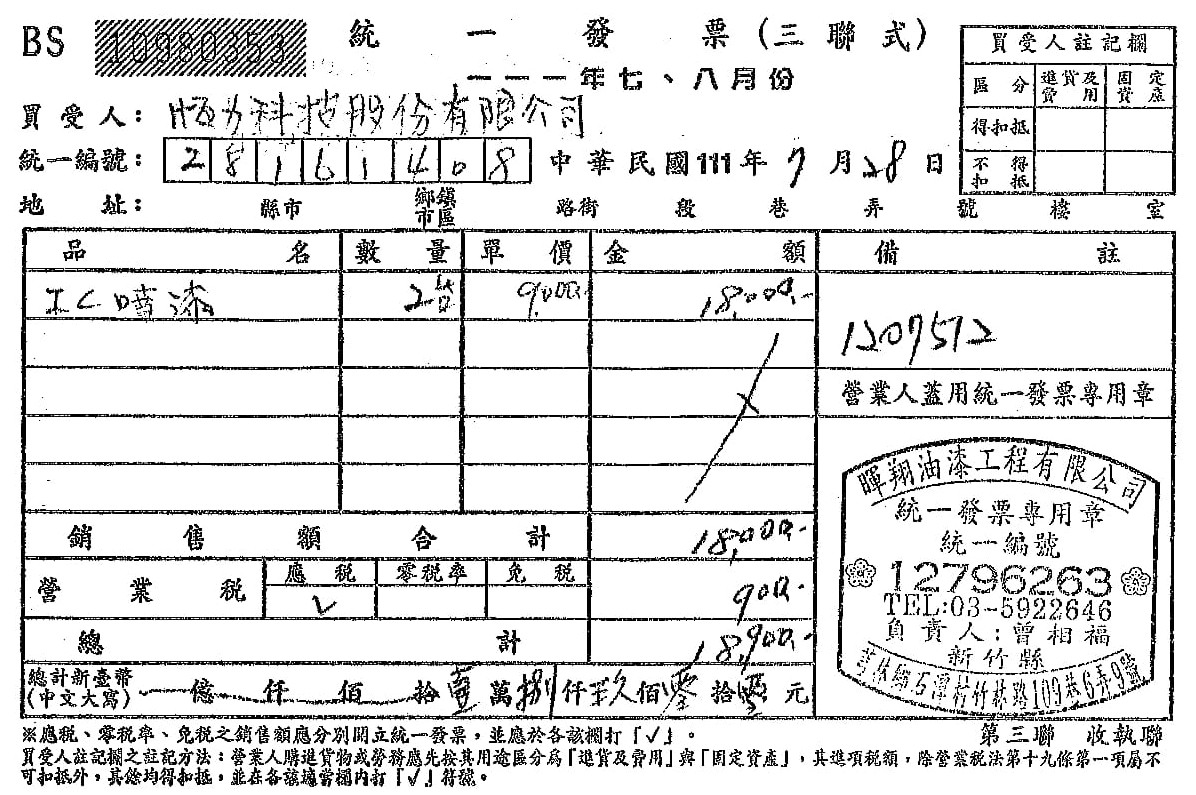
#> input picture Invoice_ocr/ocr/pdftoimage/10-1.jpg, 1196 x 795 px
$ python -i image_processing.py   (imports and definitions only)
#> lines starting #> are read from the running program, lines starting #| are printed output that depends on the picture; after the words box and inside, x2 and y2 are one past the last pixel; in counts of white or black regions, pixels touching at a corner belong together
#> further down, picture is the input picture: shape (795, 1196, 3); min 0, max 255, mean 222
import cv2
import numpy as np

# get grayscale image
def get_grayscale(image):
    return cv2.cvtColor(image, cv2.COLOR_BGR2GRAY)

# noise removal
def remove_noise(image):
    return cv2.medianBlur(image,5)

#thresholding
def thresholding(image):
    return cv2.threshold(image, 0, 255, cv2.THRESH_BINARY + cv2.THRESH_OTSU)[1]

#dilation
def dilate(image):
    kernel = np.ones((5,5),np.uint8)
    return cv2.dilate(image, kernel, iterations = 1)

#erosion
def erode(image):
    kernel = np.ones((5,5),np.uint8)
    return cv2.erode(image, kernel, iterations = 1)

#opening - erosion followed by dilation
def opening(image):
    kernel = np.ones((5,5),np.uint8)
    return cv2.morphologyEx(image, cv2.MORPH_OPEN, kernel)

#canny edge detection
def canny(image):
    return cv2.Canny(image, 100, 200)

#skew correction
# [12 lines left out: function deskew, not called in this run]

#template matching
def match_template(image, template):
    return cv2.matchTemplate(image, template, cv2.TM_CCOEFF_NORMED)


def remove_border_lines(image):
    result = image.copy()
    gray = cv2.cvtColor(image,cv2.COLOR_BGR2GRAY)
    thresh = cv2.threshold(gray, 0, 255, cv2.THRESH_BINARY_INV + cv2.THRESH_OTSU)[1]
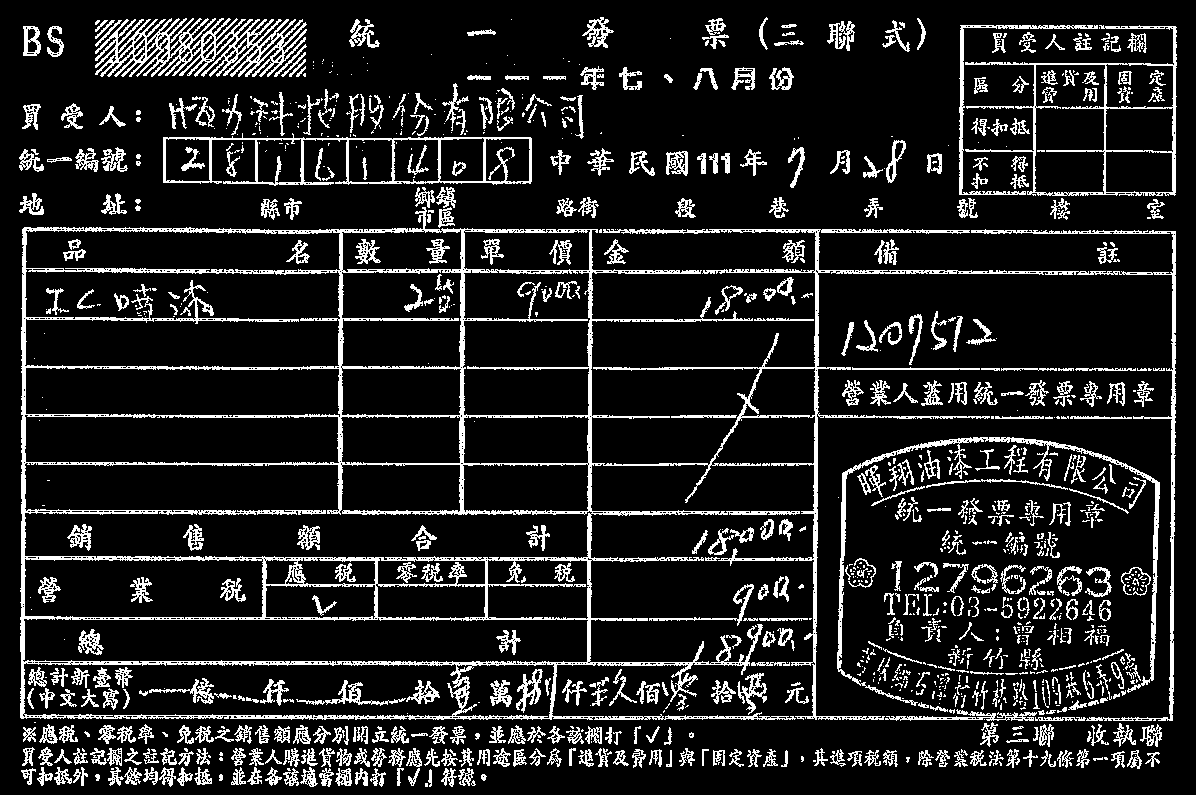
#> thresh: shape (795, 1196); 13% white in thin lines or dots

    # Remove horizontal lines
    horizontal_kernel = cv2.getStructuringElement(cv2.MORPH_RECT, (40,1))
    remove_horizontal = cv2.morphologyEx(thresh, cv2.MORPH_OPEN, horizontal_kernel, iterations=2)
#> remove_horizontal: shape (795, 1196); 0.62% white in thin lines or dots, all inside (x1, y1, x2, y2) = (22, 63, 1126, 719)
    cnts = cv2.findContours(remove_horizontal, cv2.RETR_EXTERNAL, cv2.CHAIN_APPROX_SIMPLE)
#> cnts = 46 contours, 40 with area under 20; largest, box (x1, y1, x2, y2) and area: (308, 137, 533, 140) 128, (854, 368, 982, 370) 106, (198, 138, 307, 140) 83, (1001, 63, 1126, 65) 78, (111, 463, 287, 465) 72, (365, 463, 590, 465) 69
    cnts = cnts[0] if len(cnts) == 2 else cnts[1]
    for c in cnts:
        cv2.drawContours(result, [c], -1, (255,255,255), 5)
#> this loop made 46 passes
#> c on passes 1 to 8: [[410, 718], [503, 718]], [[116, 715], [256, 715]], [[27, 715], [114, 715]], [[457, 664], [547, 664]], [[169, 663], [263, 663]], [[592, 662], [710, 662]], [[419, 662], [507, 662]], [[142, 661], [285, 661]]
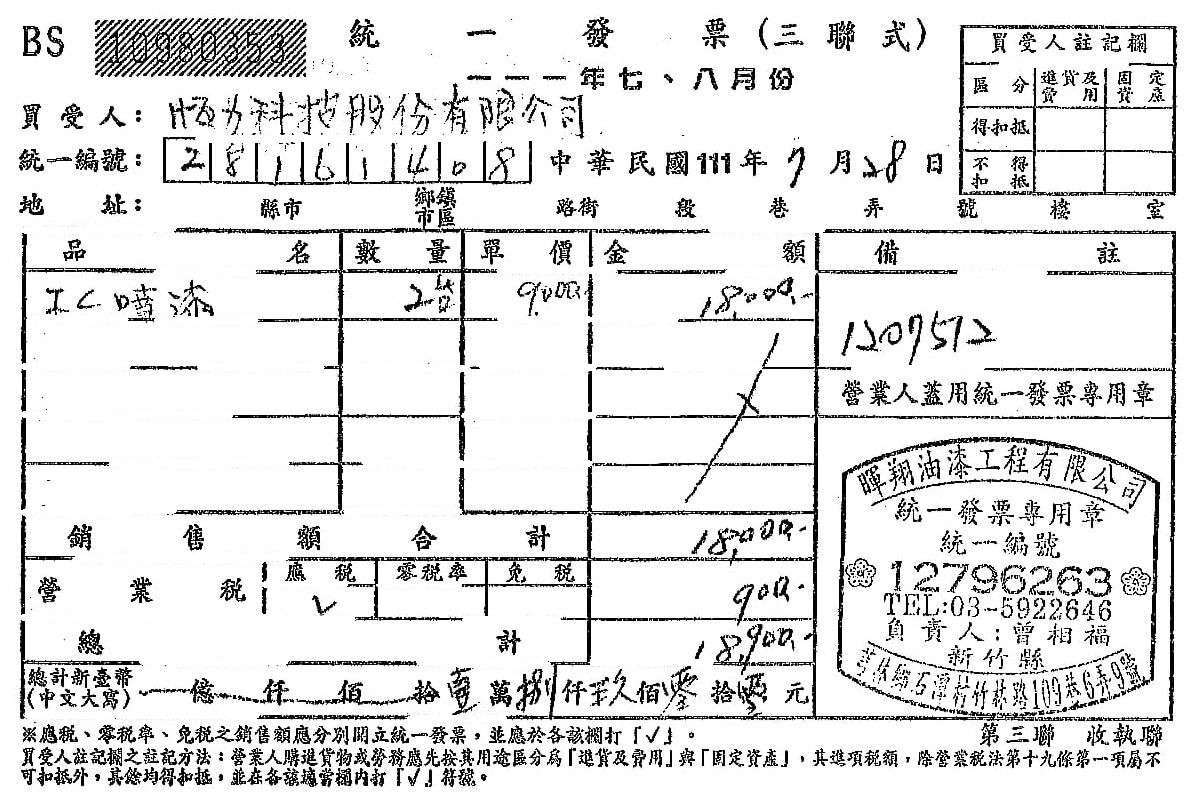
#> result: shape (795, 1196, 3); 2.66% of pixels changed, all inside (x1, y1, x2, y2) = (20, 60, 1129, 722)

    # Remove vertical lines
    vertical_kernel = cv2.getStructuringElement(cv2.MORPH_RECT, (1,40))
#> vertical_kernel = 40 values from 1 to 1
    remove_vertical = cv2.morphologyEx(thresh, cv2.MORPH_OPEN, vertical_kernel, iterations=2)
#> remove_vertical: shape (795, 1196); 0.59% white in thin lines or dots, all inside (x1, y1, x2, y2) = (21, 27, 1176, 723)
    cnts = cv2.findContours(remove_vertical, cv2.RETR_EXTERNAL, cv2.CHAIN_APPROX_SIMPLE)
#> cnts = 19 contours, 12 with area under 20; largest, box (x1, y1, x2, y2) and area: (21, 229, 25, 721) 622, (1170, 233, 1175, 723) 316, (960, 27, 963, 197) 245, (841, 474, 845, 605) 230, (814, 243, 817, 722) 177, (1173, 28, 1176, 197) 172, (461, 231, 464, 467) 105
    cnts = cnts[0] if len(cnts) == 2 else cnts[1]
    for c in cnts:
        cv2.drawContours(result, [c], -1, (255,255,255), 5)
#> this loop made 19 passes
#> c on passes 1, 2, 4, 5, 6, 7, 8, 9: [[1155, 551], [1155, 635]], [[1157, 483], [1157, 561]], [[339, 419], [339, 515]], [[460, 410], [460, 516]], [[591, 372], [591, 474]], [[589, 322], [589, 448]], [[339, 321], [339, 415]], [[817, 275], [817, 367]]
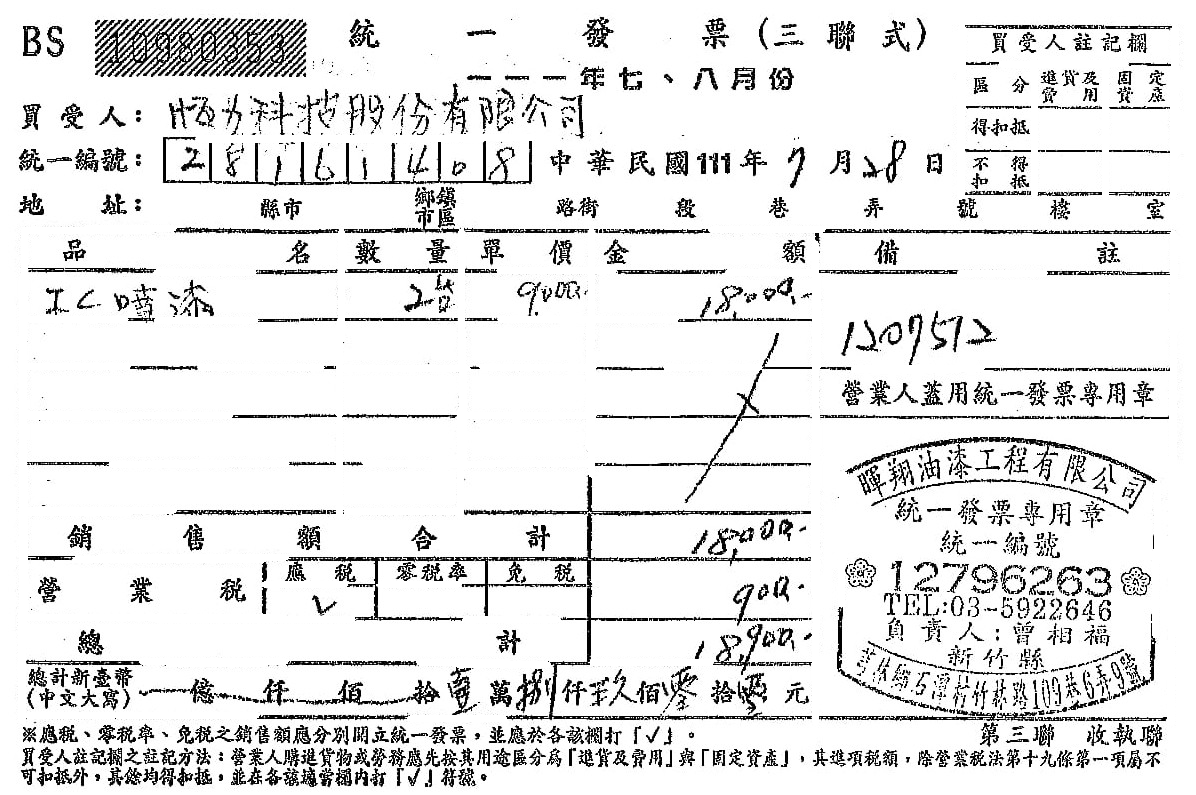
#> result: shape (795, 1196, 3); 1.92% of pixels changed, all inside (x1, y1, x2, y2) = (18, 24, 1179, 726)
    # cv2.waitKey()
    cv2.imwrite("result.jpg",result)
    return result

>>> import cv2
>>> picture = cv2.imread('pdftoimage/10-1.jpg')
>>> result = remove_border_lines(picture)

$ run again, on Invoice_ocr/ocr/pdftoimage/11-1.jpg
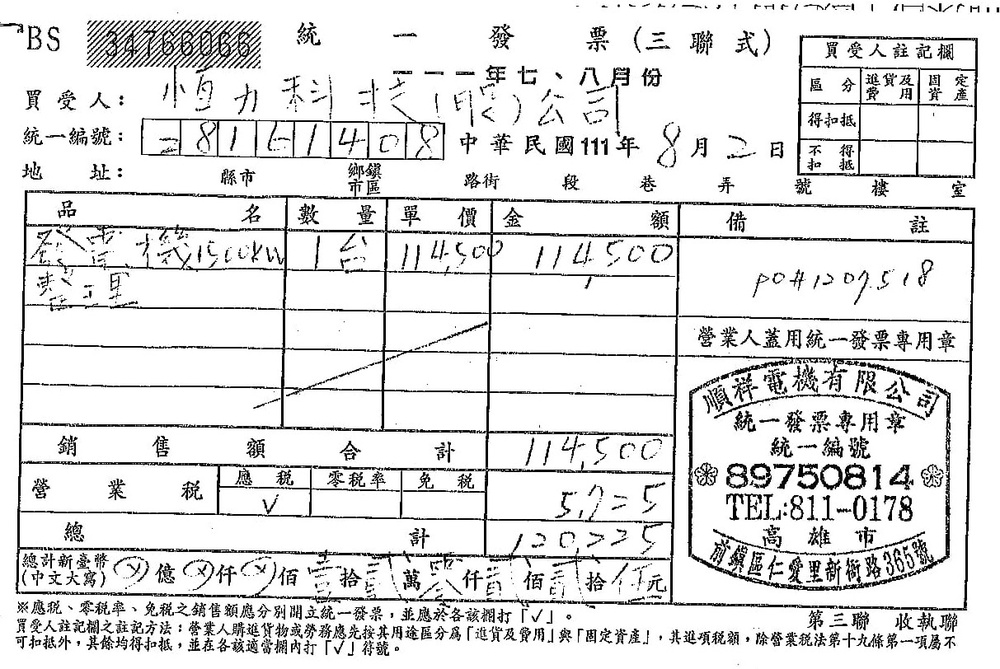
#> input picture Invoice_ocr/ocr/pdftoimage/11-1.jpg, 1000 x 669 px, shrunk from 1213 x 812 before the run
#> picture is the input picture: shape (669, 1000, 3); min 0, max 255, mean 225.1
#> in remove_border_lines, `thresh = cv2.threshold(gray, 0, 255, cv2.THRESH_BINARY_INV + cv2.THRES..`:
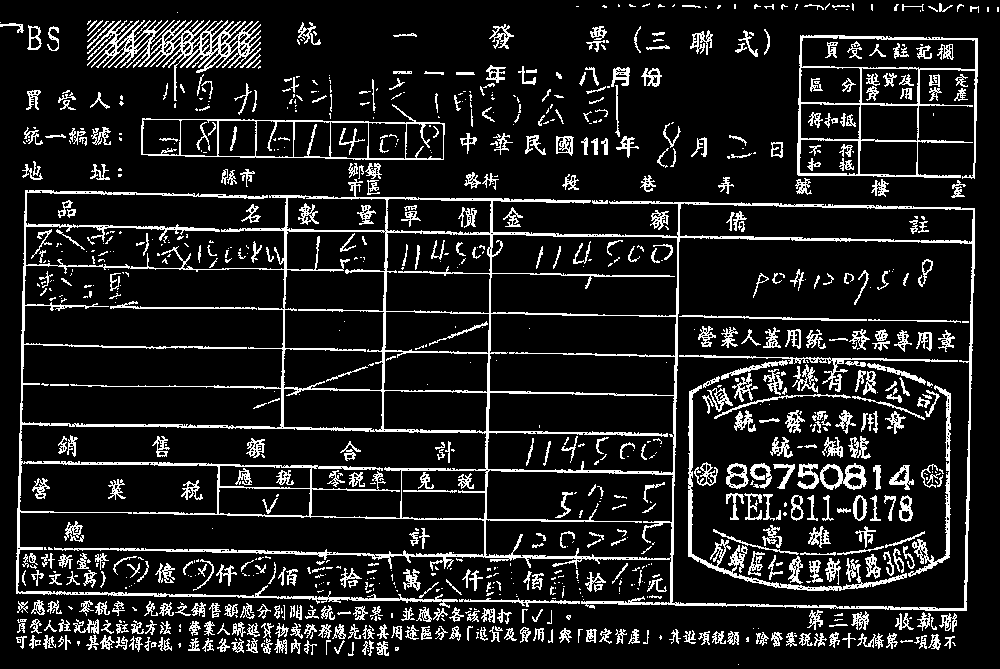
#> thresh: shape (669, 1000); 12.6% white in thin lines or dots
#> remove_horizontal: shape (669, 1000); 0.58% white in thin lines or dots, all inside (x1, y1, x2, y2) = (52, 39, 980, 557)
#> in remove_border_lines, `cnts = cv2.findContours(remove_horizontal, cv2.RETR_EXTERNAL, cv2.CHAI..`: cnts = 32 contours, 27 with area under 20; largest, box (x1, y1, x2, y2) and area: (247, 230, 386, 232) 92, (187, 156, 446, 160) 80, (416, 519, 596, 521) 56, (751, 318, 869, 320) 47, (781, 206, 907, 208) 45
#> the loop in remove_border_lines, `for c in cnts:` made 32 passes
#> c on passes 1, 3, 4, 5, 6, 7, 8, 9: [[413, 556], [522, 556]], [[176, 514], [263, 514]], [[52, 512], [133, 512]], [[503, 471], [589, 471]], [[70, 464], [150, 464]], [[378, 431], [477, 431]], [[511, 393], [616, 393]], [[103, 386], [226, 386]]
#> vertical_kernel = 40 values from 1 to 1
#> remove_vertical: shape (669, 1000); 0.7% white in thin lines or dots, all inside (x1, y1, x2, y2) = (17, 37, 977, 604)
#> in remove_border_lines, `cnts = cv2.findContours(remove_vertical, cv2.RETR_EXTERNAL, cv2.CHAIN_..`: cnts = 12 contours, 3 with area under 20; largest, box (x1, y1, x2, y2) and area: (966, 210, 974, 603) 528, (672, 204, 679, 604) 408, (19, 192, 26, 550) 360, (487, 251, 491, 472) 227, (383, 199, 387, 434) 204
#> the loop in remove_border_lines, `for c in cnts:` made 12 passes
#> c on passes 1, 2, 10: [[17, 510], [17, 595]], [[485, 476], [485, 559]], [[860, 69], [860, 152]]
#> after the loop in remove_border_lines, `for c in cnts:`:
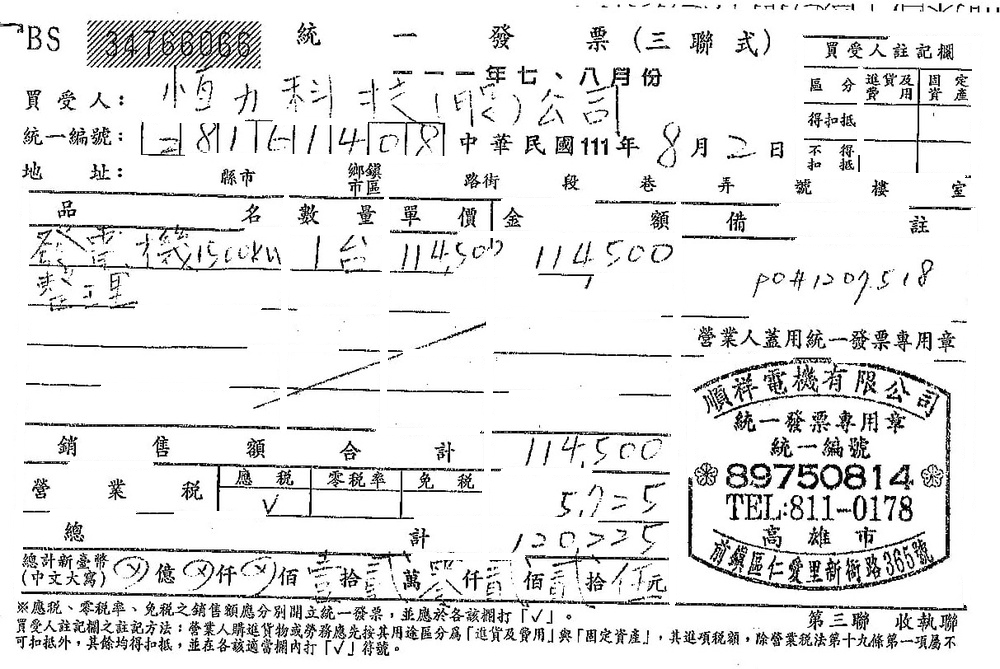
#> result: shape (669, 1000, 3); min 0, max 255, mean 230.3
